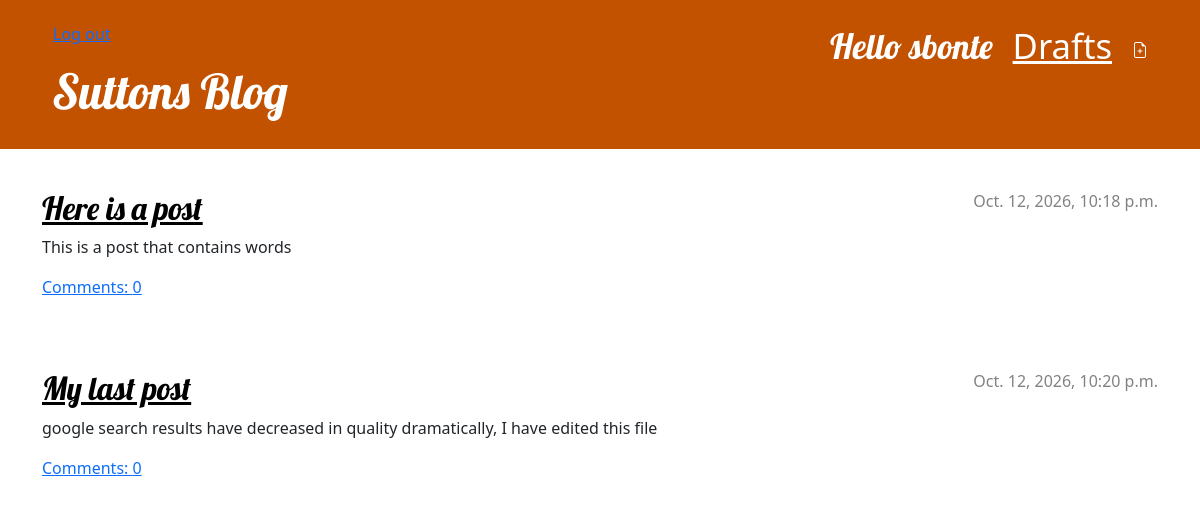
The app's page / (signed in) with its own data.
### blog/models.py (models this page shows, shortened)
class Post(models.Model):
    author = models.ForeignKey(settings.AUTH_USER_MODEL, on_delete=models.CASCADE)
    title = models.CharField(max_length=200)
    text = models.TextField()
    create_date = models.DateTimeField(default=timezone.now)
    published_date = models.DateTimeField(blank=True, null=True)
    def approved_comments(self):
        return self.comments.filter(approved_comment=True)

### blog/views.py (the view)
# urls.py: path('', views.post_list, name='post_list'),
def post_list(request):
    posts = Post.objects.filter(published_date__isnull=False).order_by('published_date')
    return render(request, 'blog/post_list.html', {'posts': posts})

### blog/templates/blog/post_list.html
{% extends 'blog/base.html' %}
{% block content %}
    {% for post in posts %}
        <article class="post">
            <time class="date">{{ post.published_date }}</time>
            <h2><a href="{% url 'post_detail' pk=post.pk %}">{{ post.title }}</a></h2>
            <p>{{ post.text|linebreaksbr }}</p>
            <a href="{% url 'post_detail' pk=post.pk %}">Comments: {{ post.approved_comments.count }}</a>
        </article>
    {% endfor %}
{% endblock %}

### blog/templates/blog/base.html (shortened to what this page needs)
{% load static %}
<!DOCTYPE html>
<html>
    <head>
        <link rel="stylesheet" href="https://cdn.jsdelivr.net/npm/bootstrap@5.3.3/dist/css/bootstrap.min.css">
        <link rel="stylesheet" href="{% static 'css/blog.css' %}">
    </head>
    <body>
        <header class="page-header">
            <div class="container">
                {% if user.is_authenticated %}
                    <a href="{% url 'post_new' %}" class="top-menu">
                    </a>
                    <a href="{% url 'post_draft_list' %}" class="top-menu">Drafts</a>
                    <p id="logout" class="top-menu">
                        Hello {{ user.username }}
                        <small>
                            <form method="post" action="{% url 'logout' %}" style="display: inline;">
                                <button type="submit" class="btn btn-link p-0">Log out</button>
                            </form>
                        </small>
                    </p>
                {% else %}
                    <a href="{% url 'login' %}" class="top-menu">Log in</a>
                {% endif %}
                <h1><a href="/">Suttons Blog</a></h1>
            </div>
        </header>
        <main class="content container">
            <div class="row">
                <div class="col">
                    {% block content %}
                    {% endblock %}
                </div>
            </div>
        </main>
    </body>
</html>

### blog/static/css/blog.css (style rules this page uses)
h1, h2 { color: #C25100; font-family: 'Lobster'; }
.page-header { background-color: #C25100; margin-top: 0; margin-bottom: 40px; padding: 20px 20px 20px 40px; }
.page-header h1, .page-header h1 a, .page-header h1 a:visited, .page-header h1 a:active { color: #ffffff; font-size: 36pt; text-decoration: none; }
h1, h2, h3, h4 { font-family: 'Lobster', cursive; }
.date { color: #828282; }
.top-menu, .top-menu:hover, .top-menu:visited { color: #ffffff; float: right; font-size: 26pt; margin-right: 20px; }
#logout { color: #ffffff; font-family: 'Lobster', cursive; margin-bottom: 0; }
.post { margin-bottom: 70px; }
.post h2 a, .post h2 a:visited { color: #000000; }
.post > .date, .post > .actions { float: right; }

### records on screen
Post: published_date "Oct. 12, 2026, 10:18 p.m.", title "Here is a post", text "This is a post that contains words", approved_comments.count "0"
Post: published_date "Oct. 12, 2026, 10:20 p.m.", title "My last post", text "google search results have decreased in quality dramatically, I have edited this file", approved_comments.count "0"

### other values on screen
{{ user.username }} "sbonte"
